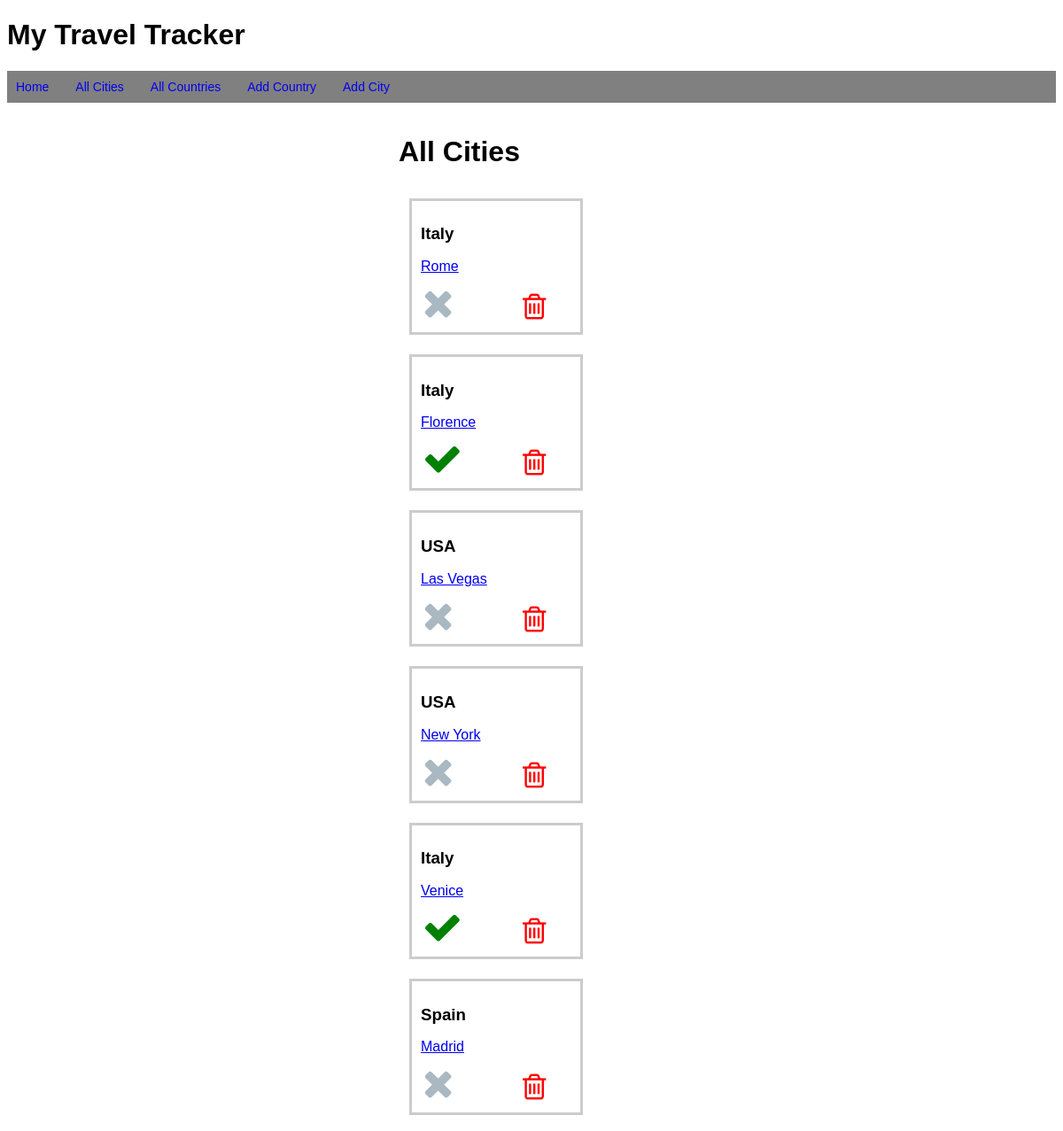
Before: /cities with the older database file.
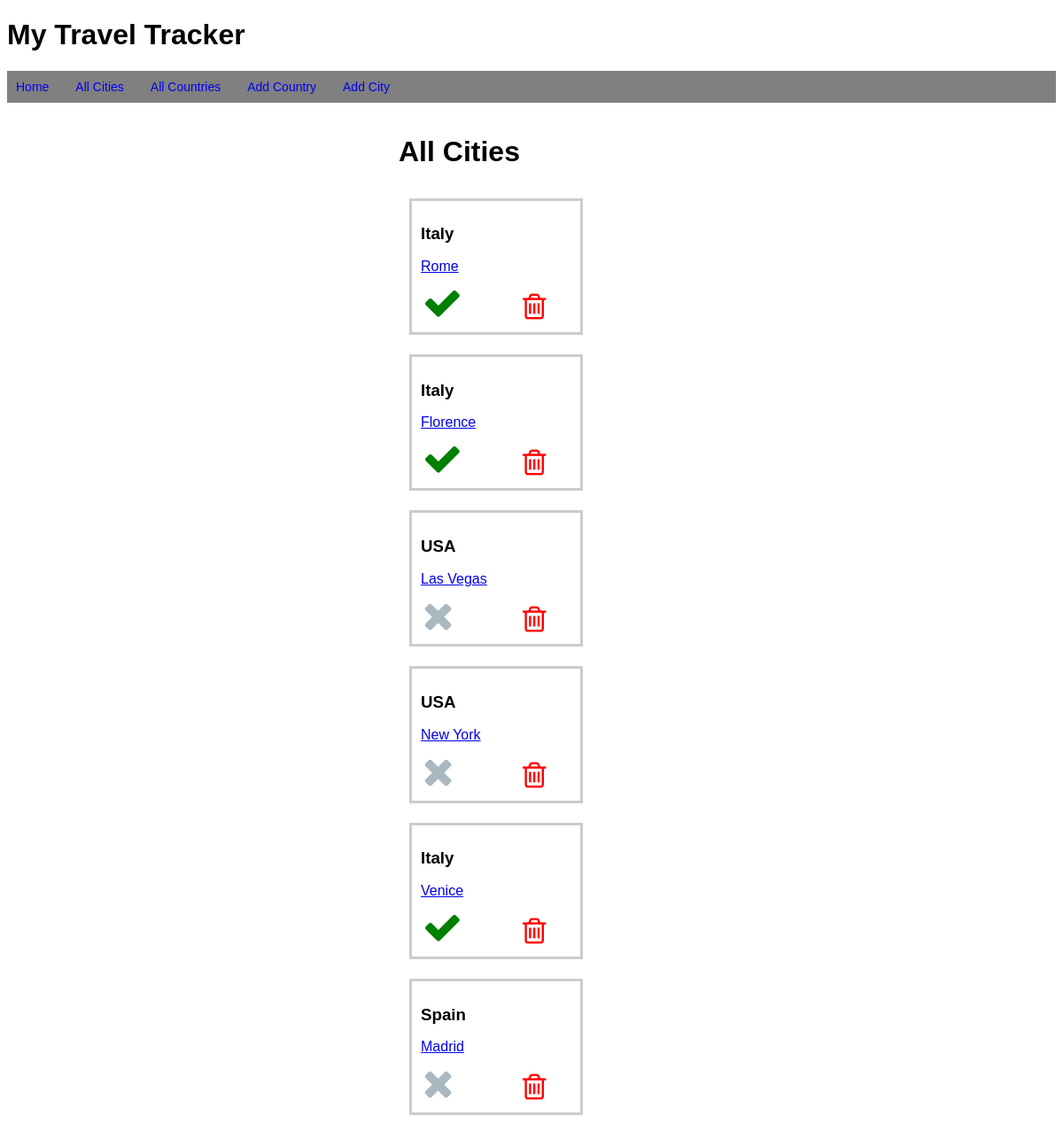
After: the same page with the newer database file.
### tables this page shows
CREATE TABLE cities (
    id INTEGER PRIMARY KEY AUTOINCREMENT,
    name VARCHAR,
    completed BOOLEAN,
    country_id INTEGER NOT NULL,
      FOREIGN KEY (country_id)
        REFERENCES countries (id)
);

CREATE TABLE countries (
    id INTEGER PRIMARY KEY AUTOINCREMENT,
    title VARCHAR
);

### controllers/city_controller.py (the view)
@cities_blueprint.route("/cities")
def cities():
    cities = city_repository.select_all()
    return render_template("cities/index.html", all_cities = cities)

### db/run_sql.py (called while the page is built)
def get_db():
    path = os.path.dirname(os.path.abspath(__file__))
    db = os.path.join(path, "travel_manager.db")
    conn = sqlite3.connect(db)
    conn.execute("PRAGMA foreign_keys = 1")
    conn.row_factory = sqlite3.Row
    return conn

def run_sql(sql, values = []):
    db = get_db()
    cursor = db.cursor()
    cursor.execute(sql, values)
    results = cursor.fetchall()
    db.commit()
    db.close()
    return results

### repositories/city_repository.py (called while the page is built)
def select_all():
    cities = []
    sql = "SELECT * FROM cities"
    results = run_sql(sql)
    for row in results:
        completed = True if row['completed'] == 1 else False
        country = country_repository.select(row['country_id'])
        city = City(row['name'], country, completed, row['id'] )
        cities.append(city)
    return cities

### repositories/country_repository.py (called while the page is built)
def select(id):
    country = None
    sql = "SELECT * FROM countries WHERE id = ?"
    values = [id]
    result = run_sql(sql, values)[0]
    if result is not None:
        country = Country(result['title'], result['id'])
    return country

### templates/cities/index.html
{% extends "base.html" %}
{% block content %}
<h1>All Cities</h1>
{% for city in all_cities %}
<div class="city">
    <div class="content">
        <h3>{{city.country.title}}</h3>
        <div class="description">
            <a href="/cities/{{city.id}}">{{city.name}}</a>
        </div>
        <div class="buttons">
            {% if city.completed == True %}
            <i class="fa fa-check fa-2x" style="color:green" aria-hidden="true"></i>
            {% else %}
            <i class="fa fa-times fa-2x" aria-hidden="true"></i>
            {% endif %}
            <form class="delete-form" action="/cities/{{city.id}}/delete" method="POST">
                <button class="trash-button"><i class="fa fa-trash-o fa-3x" style="color:red"
                        aria-hidden="true"></i></button>
            </form>
        </div>
    </div>
</div>
{% endfor %}
{% endblock %}

### templates/base.html (shortened to what this page needs)
<!DOCTYPE html>
<html lang="en">
<head>
    <link rel="stylesheet" href="https://stackpath.bootstrapcdn.com/font-awesome/4.7.0/css/font-awesome.min.css"
>
    <link rel="stylesheet" href="{{ url_for('static', filename='style.css') }}">
</head>
<body>
    <header>
        <h1>My Travel Tracker</h1>
        <nav>
            <ul class="menu">
                <li><a href="/">Home</a></li>
                <li><a href="/cities">All Cities</a></li>
                <li><a href="/countries">All Countries</a></li>
                <li><a href="/countries/new_country">Add Country</a></li>
                <li><a href="/cities/new">Add City</a></li>
            </ul>
        </nav>
    </header>
    <div class="container">
        {% block content %}{% endblock %}
    </div>
</body>
</html>

### static/style.css (style rules this page uses)
body { font-family: "Helvetica", arial, sans-serif; font-size: 16px; }
.city { display: flex; border: 3px solid #ccc; width: 170px; margin: 12px; min-height: 68px; padding: 10px; line-height: 18px; margin-bottom: 10px; }
.buttons { margin-top: 10px; margin-left: 2px; font-size: 1.4em; color: #aab8c2; }
.buttons i { width: 80px; }
input, select, button { font-size: 100%; width: 100%; padding: 10px; margin: 10px; box-sizing: border-box; }
.trash-button { display: contents; font-size: 50%; }
.delete-form { display: inline; }
.menu { display: flex; padding: 10px; background-color: gray; color: white; }
.menu li a { text-decoration: none; }
.menu li { padding-right: 30px; list-style: none; color: white; font-family: "Helvetica", arial, sans-serif; font-size: 14px; }
.container { display: flex; flex-wrap: wrap; width: 300px; margin: 0 auto; }

Changed rows visible on the page:
changed cities "Rome": completed False → True (drawn)
